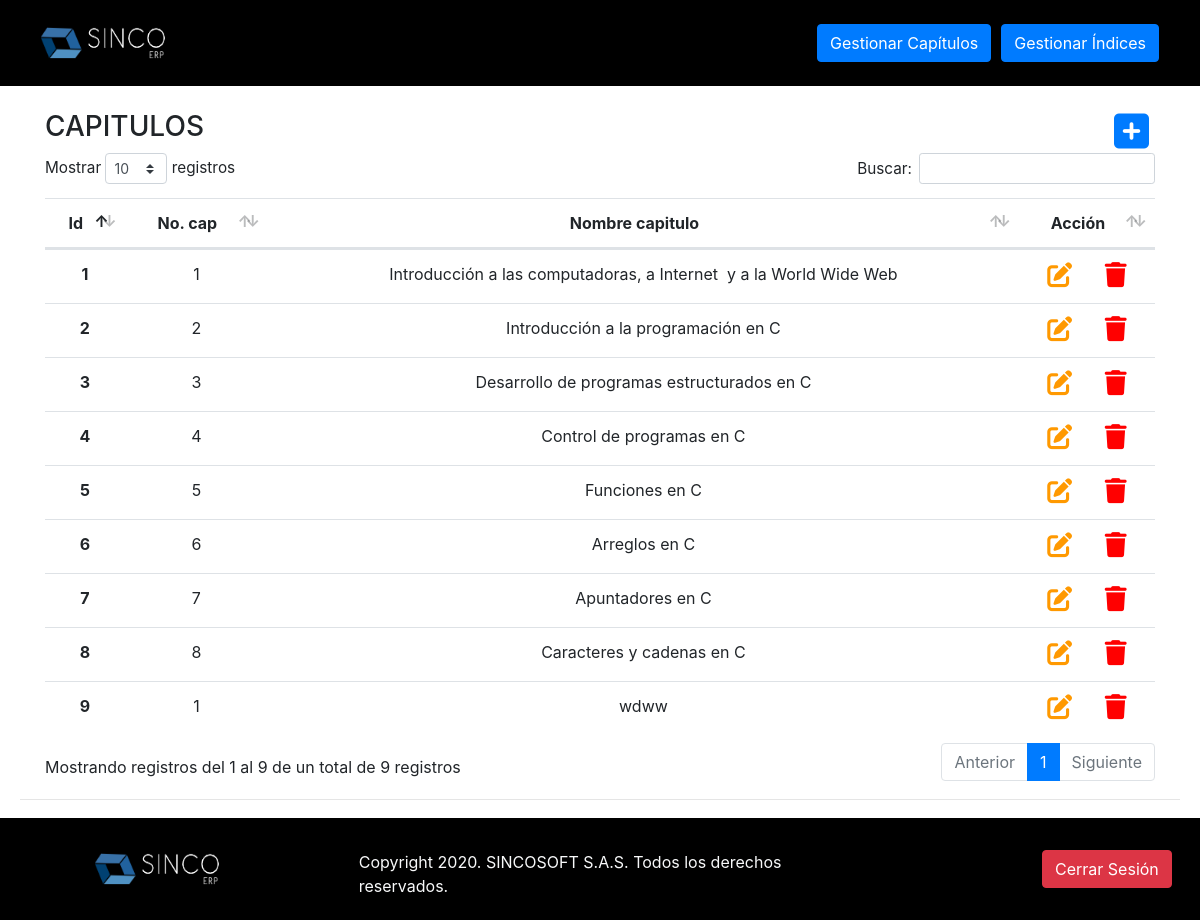
The page /views/GestionarCapitulos.php (signed in) on the database its author committed.
### tables this page shows
CREATE TABLE `capitulos` (
  `id_capitulo` int(11) NOT NULL,
  `numero_cap` double DEFAULT NULL,
  `nombre_cap` varchar(100) DEFAULT NULL
);

### views/GestionarCapitulos.php (the view, shortened to what this page needs)
<!DOCTYPE html>
<html lang="es">
<?php
$objeto = new Conexion();
$conexion = $objeto->Conectar();
$consulta = "SELECT id_capitulo, numero_cap, nombre_cap FROM capitulos";
$resultado = $conexion->prepare($consulta);
$resultado->execute();
$data=$resultado->fetchAll(PDO::FETCH_ASSOC);
?>
<head>
  <link rel="stylesheet" href="../assets/css/styles.css">
  <link rel="stylesheet" href="../librerias/bootstrap/css/bootstrap.min.css">
  <link rel="stylesheet" href="../assets/css/styles_modal.css">
  <link rel="stylesheet" type="text/css" href="../librerias/datatables/datatables.min.css" />
  <link rel="stylesheet" type="text/css" href="../librerias/datatables/DataTables-1.10.18/css/dataTables.bootstrap4.min.css">
</head>
<body>
  <?php
  include 'header.php'
  ?>
<div class="content">
  <div class="container">
    <div class="Title d-flex justify-content-between">
      <h3 class="Titulopag">CAPITULOS</h3>
      <button class="buttonCrud" id="btnNuevo"  type="button" data-toggle="modal"> <i class="fas fa-plus-square" id="iagregar"></i> </button>
    </div>
    <table id="tablaCapitulos" class="table">
      <thead class="text-center">
        <tr>
          <th scope="col">Id</th>
          <th scope="col">No. cap</th>
          <th scope="col">Nombre capitulo</th>
          <th scope="col">Acción</th>
        </tr>
      </thead>
      <tbody class="text-center">
      <?php
      foreach($data as $dat) {
      ?>
          <tr>
            <th scope="row"><?php echo $dat['id_capitulo'] ?></th>
            <td><?php echo $dat['numero_cap'] ?></td>
            <td><?php echo $dat['nombre_cap'] ?></td>
            <td>
            </td>
          </tr>
        <?php } ?>
      </tbody>
    </table>
  </div>
  <?php
  include_once 'footer.php';
  ?>
</div>
</body>
</html>

### assets/css/styles.css (style rules this page uses)
html { min-height: 100%; position: relative; }
body { padding: 0%; margin-right:0%; overflow-X:hidden; }
#iagregar { font-size: 40px; color:#007bff; }
.content { margin-bottom:10%; width: 100%; }

### assets/css/styles_modal.css (style rules this page uses)
.buttonCrud { border: none; background: none; }

### rows shown on the page
capitulos: id_capitulo "1", numero_cap "1", nombre_cap "Introducción a las computadoras, a Internet y a la World Wide Web"
capitulos: id_capitulo "2", numero_cap "2", nombre_cap "Introducción a la programación en C"
capitulos: id_capitulo "3", numero_cap "3", nombre_cap "Desarrollo de programas estructurados en C"
capitulos: id_capitulo "4", numero_cap "4", nombre_cap "Control de programas en C"
capitulos: id_capitulo "5", numero_cap "5", nombre_cap "Funciones en C"
capitulos: id_capitulo "6", numero_cap "6", nombre_cap "Arreglos en C"
capitulos: id_capitulo "7", numero_cap "7", nombre_cap "Apuntadores en C"
capitulos: id_capitulo "8", numero_cap "8", nombre_cap "Caracteres y cadenas en C"
capitulos: id_capitulo "9", numero_cap "1", nombre_cap "wdww"
